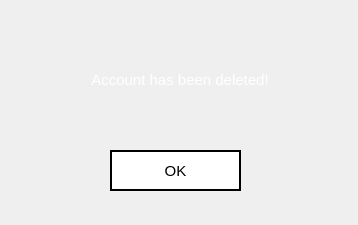
<?xml version="1.0" encoding="UTF-8"?>
<ui version="4.0">
 <class>admin_prompt2</class>
 <widget class="QWidget" name="admin_prompt2">
  <property name="geometry">
   <rect>
    <x>0</x>
    <y>0</y>
    <width>358</width>
    <height>225</height>
   </rect>
  </property>
  <property name="minimumSize">
   <size>
    <width>358</width>
    <height>225</height>
   </size>
  </property>
  <property name="maximumSize">
   <size>
    <width>358</width>
    <height>225</height>
   </size>
  </property>
  <property name="windowTitle">
   <string>Message</string>
  </property>
  <property name="windowIcon">
   <iconset>
    <normaloff>icon.png</normaloff>icon.png</iconset>
  </property>
  <property name="styleSheet">
   <string notr="true">QWidget#admin_prompt2{
border-image: url(:images/gradient.png);
}

QPushButton{
background: transparent;
background-color: white;
border: 2px solid black;
}

QPushButton:hover{
background-color: rgb(30, 30, 30);
color: white;
}

QPushButton:pressed
{
font: bold;
}
</string>
  </property>
  <widget class="QWidget" name="verticalLayoutWidget">
   <property name="geometry">
    <rect>
     <x>30</x>
     <y>40</y>
     <width>300</width>
     <height>81</height>
    </rect>
   </property>
   <layout class="QVBoxLayout" name="verticalLayout">
    <item>
     <widget class="QLabel" name="label">
      <property name="font">
       <font>
        <pointsize>11</pointsize>
       </font>
      </property>
      <property name="text">
       <string>&lt;html&gt;&lt;head/&gt;&lt;body&gt;&lt;p&gt;&lt;span style=&quot; color:#ffffff;&quot;&gt;Account has been deleted!&lt;/span&gt;&lt;/p&gt;&lt;/body&gt;&lt;/html&gt;</string>
      </property>
      <property name="alignment">
       <set>Qt::AlignCenter</set>
      </property>
     </widget>
    </item>
   </layout>
  </widget>
  <widget class="QPushButton" name="sys_ok">
   <property name="geometry">
    <rect>
     <x>110</x>
     <y>150</y>
     <width>131</width>
     <height>41</height>
    </rect>
   </property>
   <property name="font">
    <font>
     <pointsize>11</pointsize>
    </font>
   </property>
   <property name="text">
    <string>OK</string>
   </property>
  </widget>
 </widget>
 <resources>
  <include location="resource.qrc"/>
 </resources>
 <connections/>
</ui>
